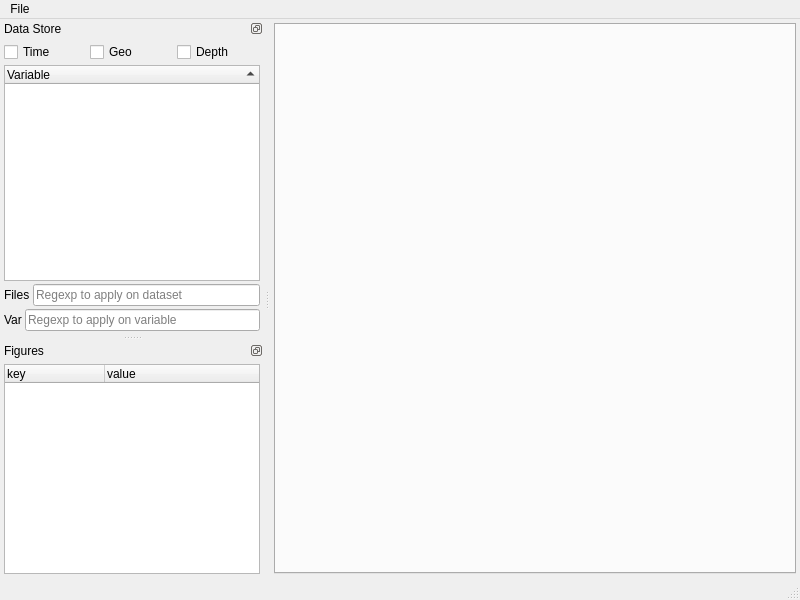
<?xml version="1.0" encoding="UTF-8"?>
<ui version="4.0">
 <class>MainWindow</class>
 <widget class="QMainWindow" name="MainWindow">
  <property name="geometry">
   <rect>
    <x>0</x>
    <y>0</y>
    <width>800</width>
    <height>600</height>
   </rect>
  </property>
  <property name="windowTitle">
   <string>MainWindow</string>
  </property>
  <property name="windowIcon">
   <iconset resource="resource.qrc">
    <normaloff>:/icons/images/geo.svg</normaloff>:/icons/images/geo.svg</iconset>
  </property>
  <property name="dockOptions">
   <set>QMainWindow::AllowTabbedDocks|QMainWindow::AnimatedDocks|QMainWindow::VerticalTabs</set>
  </property>
  <widget class="QWidget" name="centralwidget">
   <layout class="QVBoxLayout" name="verticalLayout">
    <property name="spacing">
     <number>3</number>
    </property>
    <property name="leftMargin">
     <number>4</number>
    </property>
    <property name="topMargin">
     <number>4</number>
    </property>
    <property name="rightMargin">
     <number>4</number>
    </property>
    <property name="bottomMargin">
     <number>4</number>
    </property>
    <item>
     <widget class="TabWidget" name="figures_tab_dock">
      <property name="currentIndex">
       <number>-1</number>
      </property>
     </widget>
    </item>
   </layout>
  </widget>
  <widget class="QMenuBar" name="menubar">
   <property name="geometry">
    <rect>
     <x>0</x>
     <y>0</y>
     <width>800</width>
     <height>20</height>
    </rect>
   </property>
   <widget class="QMenu" name="menuFile">
    <property name="title">
     <string>File</string>
    </property>
    <addaction name="open_files"/>
   </widget>
   <addaction name="menuFile"/>
  </widget>
  <widget class="QStatusBar" name="statusbar"/>
  <widget class="QDockWidget" name="data_dock">
   <property name="features">
    <set>QDockWidget::DockWidgetFloatable|QDockWidget::DockWidgetMovable</set>
   </property>
   <property name="allowedAreas">
    <set>Qt::LeftDockWidgetArea</set>
   </property>
   <property name="windowTitle">
    <string>Data Store</string>
   </property>
   <attribute name="dockWidgetArea">
    <number>1</number>
   </attribute>
   <widget class="QWidget" name="data_widget">
    <layout class="QVBoxLayout" name="data_layout">
     <property name="spacing">
      <number>3</number>
     </property>
     <property name="leftMargin">
      <number>4</number>
     </property>
     <property name="topMargin">
      <number>4</number>
     </property>
     <property name="rightMargin">
      <number>4</number>
     </property>
     <property name="bottomMargin">
      <number>4</number>
     </property>
     <item>
      <layout class="QHBoxLayout" name="checkbox_layout">
       <property name="spacing">
        <number>3</number>
       </property>
       <item>
        <widget class="QCheckBox" name="checkbox_time">
         <property name="text">
          <string>Time</string>
         </property>
        </widget>
       </item>
       <item>
        <widget class="QCheckBox" name="checkbox_geo">
         <property name="text">
          <string>Geo</string>
         </property>
         <property name="checked">
          <bool>false</bool>
         </property>
        </widget>
       </item>
       <item>
        <widget class="QCheckBox" name="checkbox_depth">
         <property name="text">
          <string>Depth</string>
         </property>
        </widget>
       </item>
      </layout>
     </item>
     <item>
      <widget class="DataTree" name="data_tree">
       <property name="contextMenuPolicy">
        <enum>Qt::CustomContextMenu</enum>
       </property>
       <property name="editTriggers">
        <set>QAbstractItemView::NoEditTriggers</set>
       </property>
       <property name="indentation">
        <number>10</number>
       </property>
       <property name="sortingEnabled">
        <bool>true</bool>
       </property>
       <property name="wordWrap">
        <bool>true</bool>
       </property>
       <property name="headerHidden">
        <bool>false</bool>
       </property>
       <column>
        <property name="text">
         <string notr="true">Variable</string>
        </property>
       </column>
      </widget>
     </item>
     <item>
      <layout class="QHBoxLayout" name="filter_layout">
       <property name="spacing">
        <number>3</number>
       </property>
       <item>
        <widget class="QLabel" name="label_path">
         <property name="text">
          <string>Files</string>
         </property>
        </widget>
       </item>
       <item>
        <widget class="QLineEdit" name="data_regexp">
         <property name="text">
          <string/>
         </property>
         <property name="placeholderText">
          <string>Regexp to apply on dataset</string>
         </property>
        </widget>
       </item>
      </layout>
     </item>
     <item>
      <layout class="QHBoxLayout" name="horizontalLayout">
       <property name="spacing">
        <number>3</number>
       </property>
       <item>
        <widget class="QLabel" name="label_var">
         <property name="text">
          <string>Var</string>
         </property>
        </widget>
       </item>
       <item>
        <widget class="QLineEdit" name="var_regexp">
         <property name="placeholderText">
          <string>Regexp to apply on variable</string>
         </property>
        </widget>
       </item>
      </layout>
     </item>
    </layout>
   </widget>
  </widget>
  <widget class="QDockWidget" name="figures_dock">
   <property name="features">
    <set>QDockWidget::DockWidgetFloatable|QDockWidget::DockWidgetMovable</set>
   </property>
   <property name="allowedAreas">
    <set>Qt::LeftDockWidgetArea</set>
   </property>
   <property name="windowTitle">
    <string>Figures</string>
   </property>
   <attribute name="dockWidgetArea">
    <number>1</number>
   </attribute>
   <widget class="QWidget" name="figures_widget">
    <layout class="QVBoxLayout" name="figures_layout">
     <property name="spacing">
      <number>3</number>
     </property>
     <property name="leftMargin">
      <number>4</number>
     </property>
     <property name="topMargin">
      <number>4</number>
     </property>
     <property name="rightMargin">
      <number>4</number>
     </property>
     <property name="bottomMargin">
      <number>4</number>
     </property>
     <item>
      <widget class="FiguresTree" name="figures_tree">
       <property name="contextMenuPolicy">
        <enum>Qt::CustomContextMenu</enum>
       </property>
       <property name="autoFillBackground">
        <bool>false</bool>
       </property>
       <property name="editTriggers">
        <set>QAbstractItemView::DoubleClicked</set>
       </property>
       <property name="alternatingRowColors">
        <bool>true</bool>
       </property>
       <property name="indentation">
        <number>10</number>
       </property>
       <property name="sortingEnabled">
        <bool>false</bool>
       </property>
       <property name="allColumnsShowFocus">
        <bool>false</bool>
       </property>
       <property name="wordWrap">
        <bool>true</bool>
       </property>
       <attribute name="headerShowSortIndicator" stdset="0">
        <bool>false</bool>
       </attribute>
       <column>
        <property name="text">
         <string notr="true">key</string>
        </property>
       </column>
       <column>
        <property name="text">
         <string>value</string>
        </property>
       </column>
      </widget>
     </item>
    </layout>
   </widget>
  </widget>
  <action name="open_files">
   <property name="text">
    <string>Open</string>
   </property>
  </action>
 </widget>
 <customwidgets>
  <customwidget>
   <class>TabWidget</class>
   <extends>QTabWidget</extends>
   <header>.tabs</header>
   <container>1</container>
   <slots>
    <slot>update_figures()</slot>
   </slots>
  </customwidget>
  <customwidget>
   <class>FiguresTree</class>
   <extends>QTreeWidget</extends>
   <header>.figures_tree</header>
   <slots>
    <signal>update_figures()</signal>
    <slot>context_menu()</slot>
    <slot>edit_item()</slot>
    <slot>item_changed()</slot>
   </slots>
  </customwidget>
  <customwidget>
   <class>DataTree</class>
   <extends>QTreeWidget</extends>
   <header>.data_tree</header>
   <slots>
    <slot>open_files()</slot>
    <slot>context_menu()</slot>
   </slots>
  </customwidget>
 </customwidgets>
 <tabstops>
  <tabstop>data_tree</tabstop>
  <tabstop>figures_tree</tabstop>
  <tabstop>figures_tab_dock</tabstop>
 </tabstops>
 <resources>
  <include location="resource.qrc"/>
 </resources>
 <connections>
  <connection>
   <sender>data_regexp</sender>
   <signal>textChanged(QString)</signal>
   <receiver>data_tree</receiver>
   <slot>update()</slot>
   <hints>
    <hint type="sourcelabel">
     <x>157</x>
     <y>277</y>
    </hint>
    <hint type="destinationlabel">
     <x>136</x>
     <y>153</y>
    </hint>
   </hints>
  </connection>
  <connection>
   <sender>var_regexp</sender>
   <signal>textChanged(QString)</signal>
   <receiver>data_tree</receiver>
   <slot>update()</slot>
   <hints>
    <hint type="sourcelabel">
     <x>182</x>
     <y>323</y>
    </hint>
    <hint type="destinationlabel">
     <x>136</x>
     <y>137</y>
    </hint>
   </hints>
  </connection>
  <connection>
   <sender>open_files</sender>
   <signal>triggered()</signal>
   <receiver>data_tree</receiver>
   <slot>open_files()</slot>
   <hints>
    <hint type="sourcelabel">
     <x>-1</x>
     <y>-1</y>
    </hint>
    <hint type="destinationlabel">
     <x>136</x>
     <y>154</y>
    </hint>
   </hints>
  </connection>
  <connection>
   <sender>checkbox_depth</sender>
   <signal>stateChanged(int)</signal>
   <receiver>data_tree</receiver>
   <slot>update()</slot>
   <hints>
    <hint type="sourcelabel">
     <x>223</x>
     <y>59</y>
    </hint>
    <hint type="destinationlabel">
     <x>136</x>
     <y>167</y>
    </hint>
   </hints>
  </connection>
  <connection>
   <sender>checkbox_geo</sender>
   <signal>stateChanged(int)</signal>
   <receiver>data_tree</receiver>
   <slot>update()</slot>
   <hints>
    <hint type="sourcelabel">
     <x>136</x>
     <y>59</y>
    </hint>
    <hint type="destinationlabel">
     <x>136</x>
     <y>167</y>
    </hint>
   </hints>
  </connection>
  <connection>
   <sender>checkbox_time</sender>
   <signal>stateChanged(int)</signal>
   <receiver>data_tree</receiver>
   <slot>update()</slot>
   <hints>
    <hint type="sourcelabel">
     <x>50</x>
     <y>59</y>
    </hint>
    <hint type="destinationlabel">
     <x>136</x>
     <y>167</y>
    </hint>
   </hints>
  </connection>
  <connection>
   <sender>data_tree</sender>
   <signal>customContextMenuRequested(QPoint)</signal>
   <receiver>data_tree</receiver>
   <slot>context_menu()</slot>
   <hints>
    <hint type="sourcelabel">
     <x>131</x>
     <y>174</y>
    </hint>
    <hint type="destinationlabel">
     <x>131</x>
     <y>174</y>
    </hint>
   </hints>
  </connection>
  <connection>
   <sender>figures_tree</sender>
   <signal>customContextMenuRequested(QPoint)</signal>
   <receiver>figures_tree</receiver>
   <slot>context_menu()</slot>
   <hints>
    <hint type="sourcelabel">
     <x>131</x>
     <y>471</y>
    </hint>
    <hint type="destinationlabel">
     <x>131</x>
     <y>471</y>
    </hint>
   </hints>
  </connection>
  <connection>
   <sender>figures_tree</sender>
   <signal>itemChanged(QTreeWidgetItem*,int)</signal>
   <receiver>figures_tree</receiver>
   <slot>item_changed()</slot>
   <hints>
    <hint type="sourcelabel">
     <x>131</x>
     <y>471</y>
    </hint>
    <hint type="destinationlabel">
     <x>131</x>
     <y>471</y>
    </hint>
   </hints>
  </connection>
  <connection>
   <sender>figures_tree</sender>
   <signal>itemDoubleClicked(QTreeWidgetItem*,int)</signal>
   <receiver>figures_tree</receiver>
   <slot>edit_item()</slot>
   <hints>
    <hint type="sourcelabel">
     <x>131</x>
     <y>471</y>
    </hint>
    <hint type="destinationlabel">
     <x>131</x>
     <y>471</y>
    </hint>
   </hints>
  </connection>
  <connection>
   <sender>figures_tree</sender>
   <signal>update_figures()</signal>
   <receiver>figures_tab_dock</receiver>
   <slot>update_figures()</slot>
   <hints>
    <hint type="sourcelabel">
     <x>131</x>
     <y>471</y>
    </hint>
    <hint type="destinationlabel">
     <x>534</x>
     <y>298</y>
    </hint>
   </hints>
  </connection>
 </connections>
</ui>
